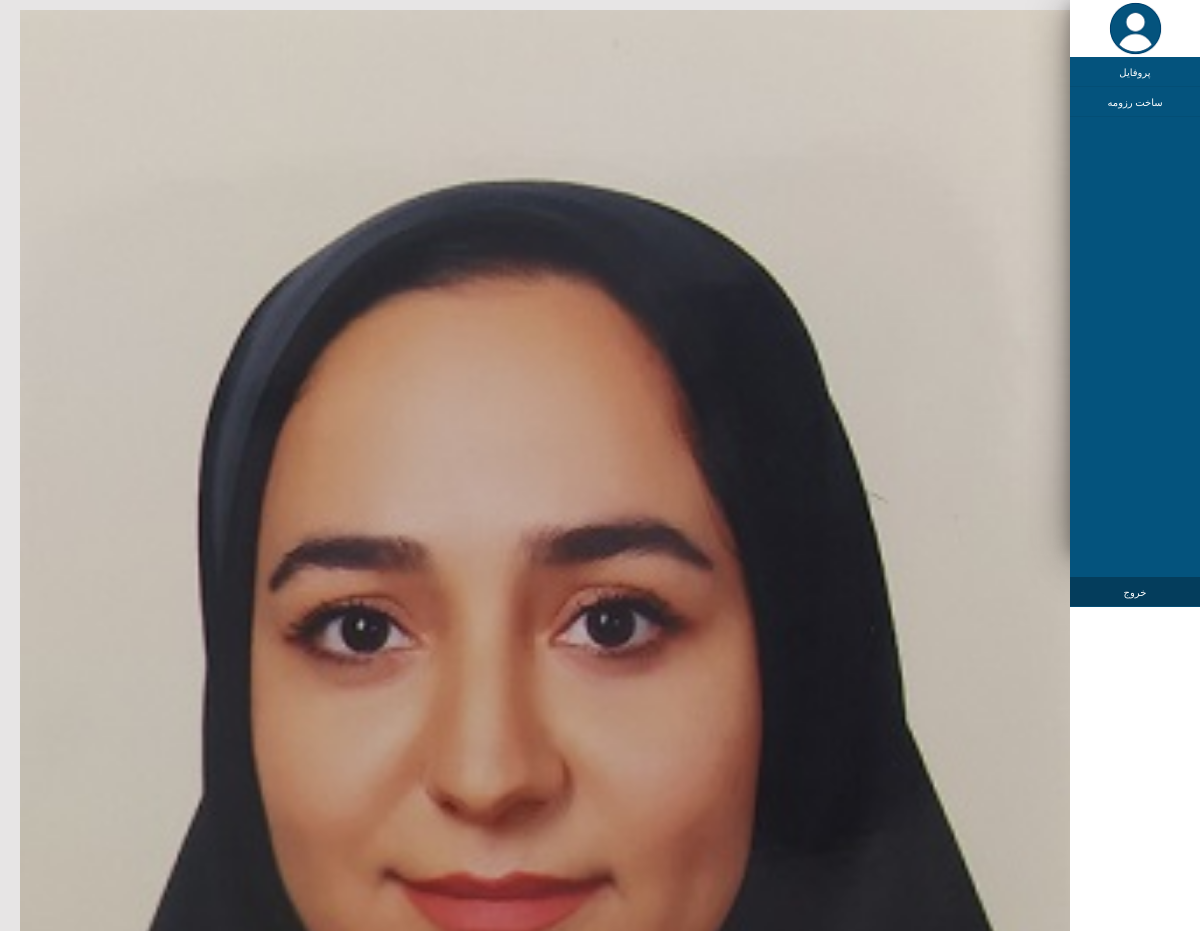
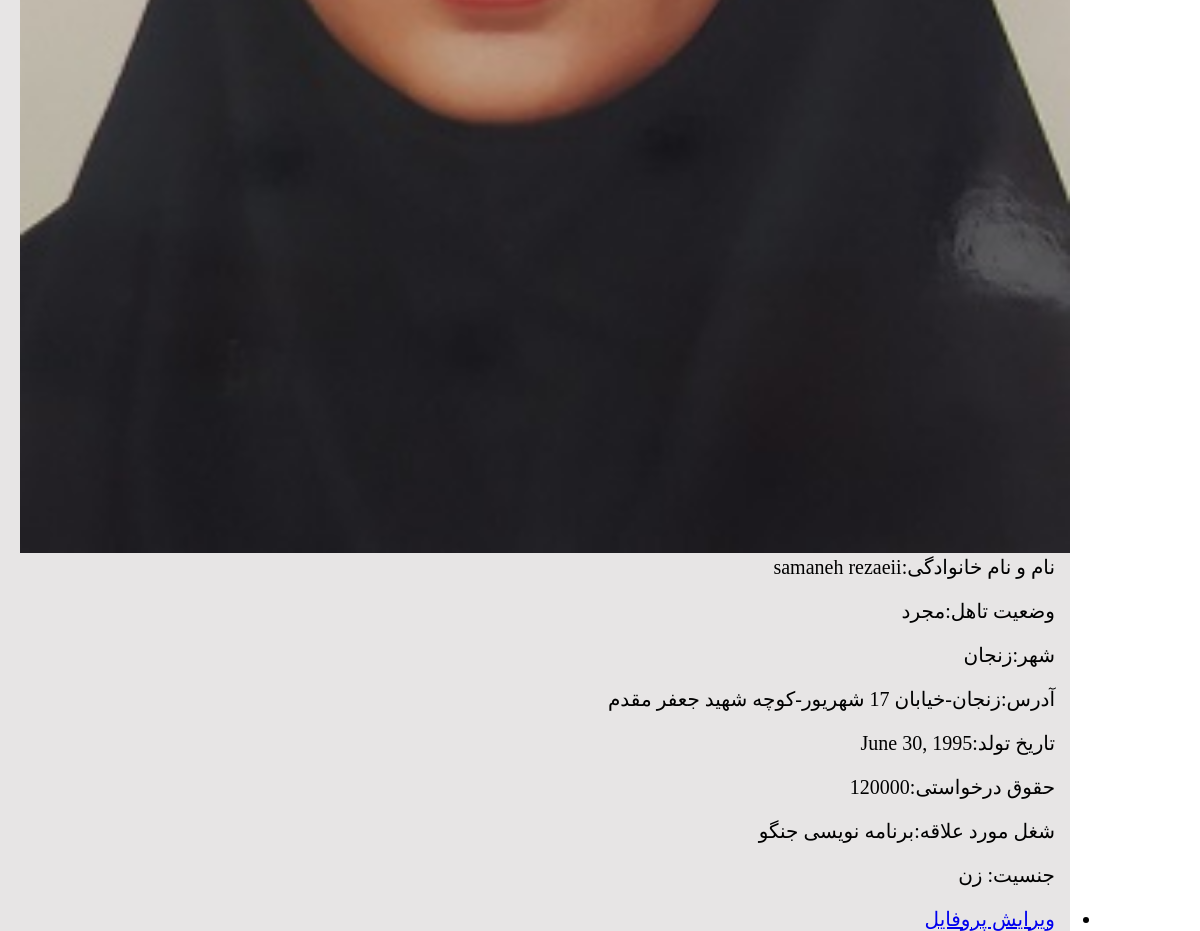
/accounts/profile/ (signed in), run on the app's committed database (2 pictures, top to bottom).
### accounts/models.py (models this page shows)
class ProfileModel(models.Model):
    class Meta:
        verbose_name="پروفایل"
        verbose_name_plural="پروفایل"
    user=models.OneToOneField(User,on_delete=CASCADE,verbose_name="کاربری",related_name="profile")
    male=1
    female=2
    status_choices=((male,"مرد"),(female,"زن"))
    gender=models.IntegerField(choices=status_choices,verbose_name="جنسیت",null=True)
    single=1
    married=2
    status_choices1=((single,"مجرد"),(married,"متاهل"))
    marital_status=models.IntegerField(choices=status_choices1,verbose_name="وضعیت تاهل",null=True)
    city=models.CharField(max_length=100,verbose_name="شهر محل سکونت",null=True)
    address=models.CharField(max_length=300,verbose_name="آدرس",null=True)
    birthday=models.DateField(verbose_name="تاریخ تولد",null=True)
    Expected_Salary=models.IntegerField(verbose_name="حقوق درخواستی",null=True)
    intrested_job=models.CharField(max_length=100,verbose_name="شغل مورد علاقه",null=True)
    ProfileImage=models.ImageField(upload_to='profileimages/',verbose_name="عکس")

### accounts/views.py (the view)
# urls.py: path('profile/',views.profileView),
@login_required
def profileView(request):
    profile=request.user.profile
    context={
        "profile":profile
    }
    return render(request,"accounts/profile.html",context)

### accounts/templates/accounts/profile.html (shortened to what this page needs)
{%load static%}
<!DOCTYPE html>
<html lang="en">
<head>
    <link rel="stylesheet" href="{%static 'css/styless.css'%}">
</head>
<body>
    <body dir="rtl">
        <div class="container bodyy">
            <div class="main_container">
                <div class="nav-md">
                    <div class="shadoww">
                        <div class="navbar nav_title">
                            <img src="{% static 'images/profile.jpg'%}" alt="...">
                        </div>
                        <div class="sidebarmenu">
                            <div >
                               <div class="side-menu sidbarmenu-contain"><a href="#"  style="text-decoration: none;color:white;">پروفایل</a></div>
                               <div class="side-menu sidbarmenu-contain"><a href="#" style="text-decoration: none;color:white;">ساخت رزومه</a></div>
                               <div class="side-menu sidbarmenu-contain sidebar-bottom"><a href="/accounts/logout" style="text-decoration: none;color:white;">خروج</a></div>
                            </div>
                        </div>
                    </div>
            </div>
            <div class="boxxrtl"  style="min-height: 607px;">
                <div >
                    <img src="{{ profile.ProfileImage.url }}" >
                </div>
                <p style="font-size: 20px; text-align: right; padding-right: 15px; margin-bottom: 20px;">نام و نام خانوادگی:</span>{{ profile.user.get_full_name }}</p>
                <p style="font-size: 20px; text-align: right; padding-right: 15px; margin-bottom: 20px;">وضعیت تاهل:{{ profile.get_marital_status_display }}</p>
                <p style="font-size: 20px; text-align: right; padding-right: 15px; margin-bottom: 20px;"> شهر:{{ profile.city }}</p>
                <p style="font-size: 20px; text-align: right; padding-right: 15px; margin-bottom: 20px;">آدرس:{{ profile.address }}</p>
                <p style="font-size: 20px; text-align: right; padding-right: 15px; margin-bottom: 20px;">تاریخ تولد:{{ profile.birthday }}</p>
                <p style="font-size: 20px; text-align: right; padding-right: 15px; margin-bottom: 20px;">حقوق درخواستی:{{ profile.Expected_Salary }}</p>
                <p style="font-size: 20px; text-align: right; padding-right: 15px; margin-bottom: 20px;">شغل مورد علاقه:{{ profile.intrested_job }}</p>
                <p style="font-size: 20px; text-align: right; padding-right: 15px; margin-bottom: 20px;">جنسیت:</span> {{ profile.get_gender_display }}</p>
                <ul >
                    <li style="font-size: 20px; text-align: right; padding-right: 15px; margin-bottom: 20px;"><a href="/accounts/profileEdit"> ویرایش پروفایل</a></li>
                </ul>
            </div>
        </div>
</body>
</html>

### static/css/styless.css (style rules this page uses)
* { margin: 0px; padding: 0px; border: 0px; }
body { font-family: Bnazanin; font-size: 10px; }
.container { width: 100%; margin: 0 auto; background:rgba(255, 255, 255); height: 900px; }
.navbar { position: relative; min-height: 50px; margin-bottom: 0px; border: 1px solid transparent; }
.nav-md { min-height: 100%; width: 130px; padding: 0px; position: absolute; display: -ms-flexbox; display: flex; z-index: 1; }
.nav_title { width: 130px; float: left; background: #ffffff; border-radius: 0; height: 57px; }
.sidebarmenu { background-color: rgb(4, 83, 125); padding: 0px; width: 130px; float: left; height: 550px; }
.sidbarmenu-contain { border-bottom: 1px solid rgb(4, 78, 117); text-align: center; }
.side-menu { width: 130px; height: 30px; padding: 10px; text-align: center; }
.sidebar-bottom { margin-top: 460px; width: 130px; background: rgb(4, 61, 92); }
.boxxrtl { padding: 0; margin-right: 130px; padding-top: 10px; padding-left: 20px; text-align: center; background-color: rgb(231, 229, 229); }
.shadoww { width: 130px; height: 550px; box-shadow: 0 10px 45px 0 rgb(0 0 0 / 40%), 0 5px 15px 0 rgb(0 0 0 / 29%); }
img { width: 100%; height: 100%; object-fit: contain; }

### data on the page
ProfileModel: ProfileImage (picture), user.get_full_name "samaneh rezaeii", marital_status "مجرد", city "زنجان", address "زنجان-خیابان 17 شهریور-کوچه شهید جعفر مقدم", birthday "June 30, 1995", Expected_Salary "120000", intrested_job "برنامه نویسی جنگو", gender "زن"
